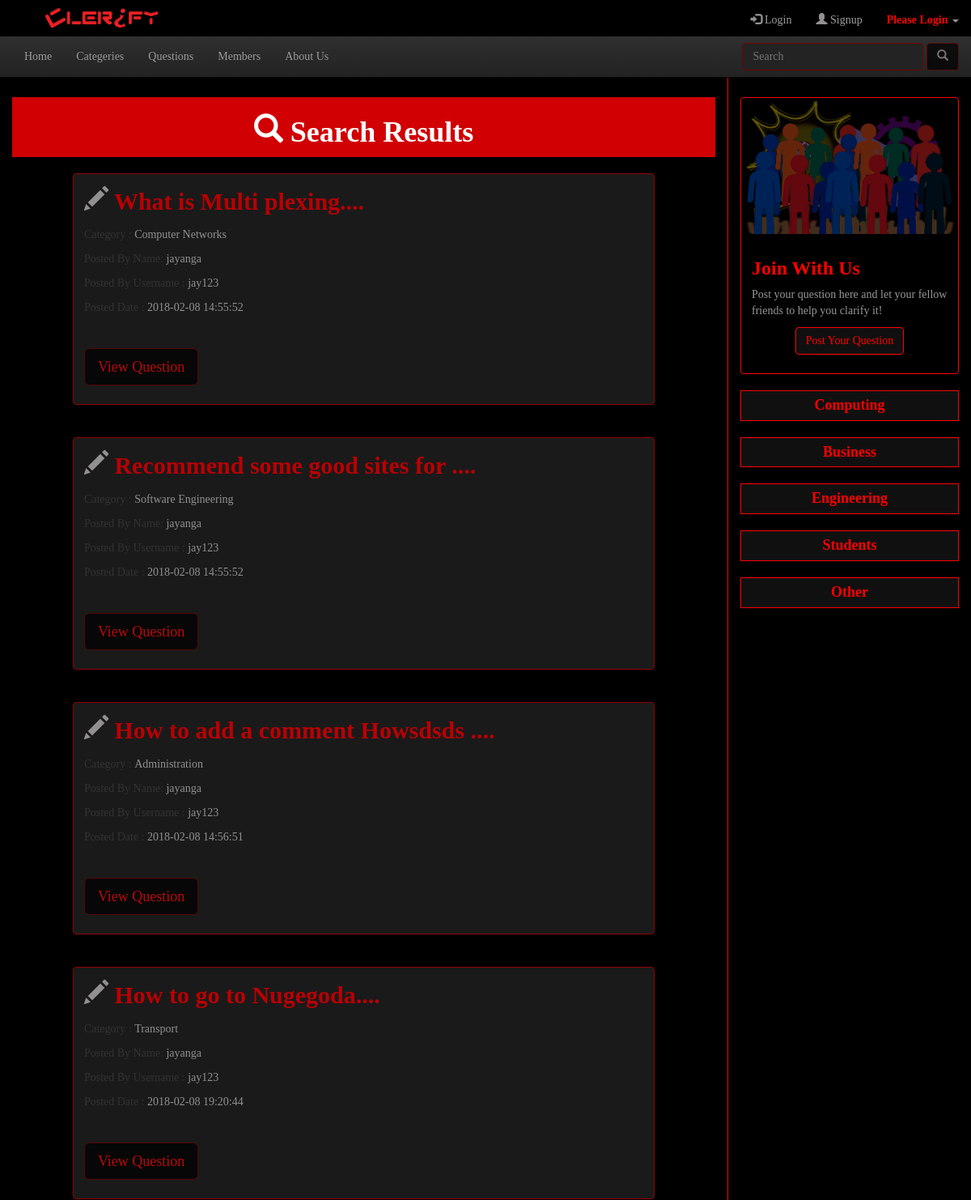
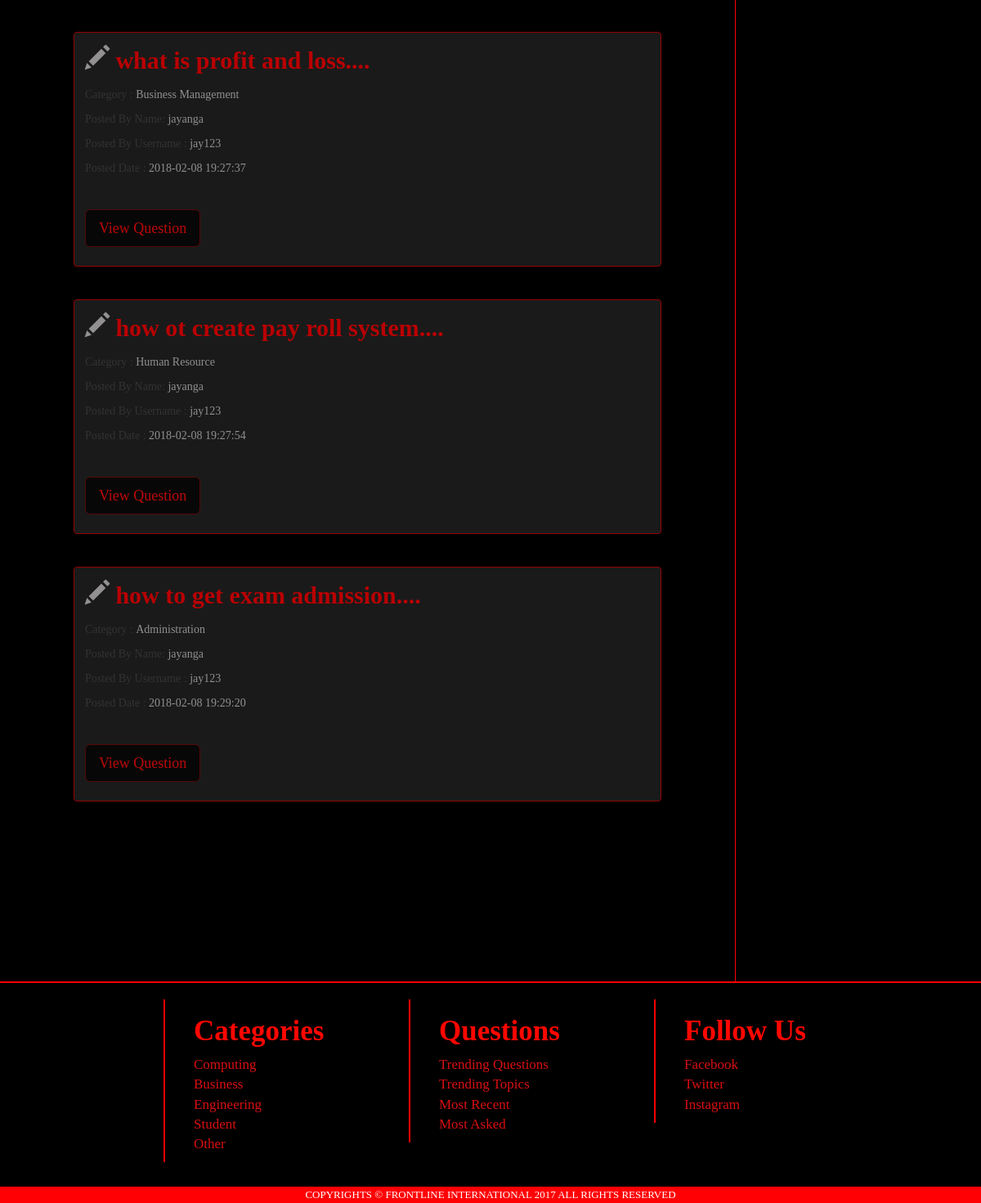
Screenshot of /search.php with the database file from the repository (2 pictures, top to bottom).
### tables this page shows
CREATE TABLE `questions` (
  `qid` int(6) UNSIGNED NOT NULL,
  `question` varchar(1024) DEFAULT NULL,
  `category` varchar(255) DEFAULT NULL,
  `post_date` timestamp NOT NULL DEFAULT CURRENT_TIMESTAMP ON UPDATE CURRENT_TIMESTAMP,
  `mid` int(11) DEFAULT NULL,
  `mname` varchar(255) DEFAULT NULL,
  `musername` varchar(248) DEFAULT NULL
);

### search.php (the view, shortened to what this page needs)
<!DOCTYPE html>
<html lang="en">
  <head>
    <link href="css/bootstrap.css" rel="stylesheet">
    <link href="css/bootstrap-theme.css" rel="stylesheet">
    <link type="text/css" rel="stylesheet" href="css/header.css">
    <link type="text/css" rel="stylesheet" href="css/Slide Show.css">
    <link type="text/css" rel="stylesheet" href="css/footer.css">
    <link type="text/css" rel="stylesheet" href="css/login Singup.css">
    <link type="text/css" rel="stylesheet" href="css/mid-section.css">
   	 <link href="fonts/IndieFlower.ttf" rel="stylesheet">
  </head>
  <body bgcolor="#000000">
  		<nav class="navbar navbar-inverse navbar-fixed-top">
  		  	  <?php include"header.php" ?>
			  <div class="container-fluid">
				<div class="collapse navbar-collapse" id="bs-example-navbar-collapse-1">
				  <ul class="nav navbar-nav">
				    <li ><a href="index.php" >Home</a></li>
				 	<li><a href="Categories.php">Categeries</a></li>
					<li><a href="Questions.php">Questions</a></li>
					<li><a href="Members.php" >Members</a></li>
					<li><a href="About.php">About Us</a></li>
				  </ul>
				   <form class="navbar-form navbar-right" method="post" action="search.php">
					<div class="form-group ">
					  <input type="text" class="form-controlx" placeholder="Search" name="search">
					</div>
					<button type="submit" class="btn btn-dangerx"><span class="glyphicon glyphicon-search"></span></button>
				  </form>
				</div>
			  </div>
			</nav>
    <div class="container-fluid">
    <div class="row" style="background-color: #000000">
        <div class="col-lg-9 col-md-9 col-sm-12 col-xs-12 " style="border-right: 1px solid #FF0004; min-height: 1800px;">
        	<div class="col-lg-12 col-md-12 col-sm-12 col-xs-12 heading "  >
   				<h1 class="text-center"><span class='glyphicon glyphicon-search' style='color:white'></span> Search Results</h1>
        	</div>
        <div class="row">
        <?php
			include 'dbh.php';
			$search=$_POST['search'];
			$sql="SELECT SUBSTRING(question, 1,30) AS question,category,mname,post_date,musername,qid  FROM `questions`  WHERE question LIKE '%".$search."%'";
			$result=$conn->query($sql);
            if($result->num_rows>0){
				while($row = $result->fetch_assoc())
				{
					echo
        	'<div class="col-lg-10 col-lg-push-1 col-md-10 col-md-push-1 col-sm-12 col-xs-12" style="margin-top: 20px;" >
						<div class="thumbnail" style="background-color: #1A1A1A ; border: 1px #930002 solid">
						  <div class="caption">
							<p style="font-weight:bold; color: #B90003; font-size: 30px;" ><span class="glyphicon glyphicon-pencil"></span> '.$row["question"].'....</p>
							<p>Category : <span>'.$row["category"].'</span></p>
							<p>Posted By Name: <span>'.$row["mname"].'</span></p>
							<p>Posted By Username : <span>'.$row["musername"].'</span>
							<p>Posted Date : <span>'.$row["post_date"].'</span></p><br>
							<p>
							<form action="view ques.php" method="Post">
							<button type="submit"" class="btn btn-dangerx btn-lg" name="view" >View Question</button>
							<input type="hidden" value="'.$row['qid'].'" name="qid">
							</form>
							</p>
						  </div>
						</div>
			</div>';
				}
			}else{
							   echo "0 results";
						   }
			?>
		</div>
        	<div class="col-lg-12 col-md-12 col-sm-12 col-xs-12 " style="height: 200px">
        	</div>
		</div>
    	<div class="col-lg-3 col-md-3 hidden-sm hidden-xs sections">
			<div  style=" margin-top: 120px; ">
				  <div>
					<div class="thumbnail"  style="background-color:#000000; border:  solid 1px red; ">
					  <img src="img/search-button-imagev.png" alt="...">
					  <div class="caption">
						<h3 style="font-weight: bolder; color: red">Join With Us</h3>
						<p style=" color:#979797">Post your question here and let your fellow friends to help you clarify it!</p>
						<p class="text-center">
							<?php  if(isset($_SESSION['username'])){
								echo'<a href="What is your question.php" class="btn bg-dangerxx" role="button" >Post Your Question </a>';
								}
						  		else
						        {
								echo'<a href="#" class="btn bg-dangerxx" role="button" onClick="mydisp();" >Post Your Question </a>';
								}
						  ?>
						</p>
					  </div>
					</div>
				  </div>
			</div>
    		 <div>
    			<div class="bg-dangerxx flip text-white bold">Computing</div>
    		 </div>
    		 <div>
    			<div class="bg-dangerxx flip text-white bold">Business</div>
    		 </div>
    		 <div>
    			<div class="bg-dangerxx flip text-white bold">Engineering</div>
    		 </div>
    		 <div>
    			<div class="bg-dangerxx flip text-white bold">Students</div>
    		 </div>
    		 <div>
    			<div class="bg-dangerxx flip text-white bold">Other</div>
    		 </div>
    		</div>
    </div>
	</div>
   <?php include'Footer.php';?>
  </body>
</html>

### css/header.css (style rules this page uses)
.form-controlx { display: block; width: 100%; height: 34px; padding: 6px 12px; font-size: 14px; line-height: 1.42857143; color: #FF2700; background-color: #232323; background-image: none; border: 1px solid #730001; border-radius: 4px; margin-right: 20px; transition-property:border-color,margin-right, background-color; transition-duration:0.5s,0.5s,0.5s; }

### css/Slide Show.css (style rules this page uses)
.btn-dangerx { color: #FF0004; background-color: #000000; border-color: #6F0001; opacity: 0.7; transition-property:color,border-color, background-color,opacity; transition-duration:0.5s,0.5s,0.5s,0.5s; }

### css/footer.css (style rules this page uses)
span { display: inline-block; color:#929090; }

### css/mid-section.css (style rules this page uses)
.bg-dangerxx { border: #FF0004 solid 1px; background-color: #111010; color: red; transition-property:color,background-color; transition-duration:0.5s,0.5s; }
.flip { margin-top: 20px; }
.panel, .flip { display: block; padding: 5px; text-align: center; width: 100% }
.bold { align-content: center; font-size: 18px; font-weight: bolder; }
.heading { display: block; background-color: #D00003; margin-top: 120px; }
.heading h1 { font-weight: bolder; color: #FDFDFD }

### search.php (style rules this page uses)
* { padding: 0px; margin: 0px; }
body { background-color: black; font-family: 'Indie Flower', cursive; }

### Footer.php (style rules this page uses)
* { padding: 0px; margin: 0px; }
body { background-color: black; font-family: 'Indie Flower', cursive; }

### rows the page displays
questions: question "What is Multi plexing", category "Computer Networks", mname "jayanga", musername "jay123", post_date "2018-02-08 14:55:52"
questions: question "Recommend some good sites for", category "Software Engineering", mname "jayanga", musername "jay123", post_date "2018-02-08 14:55:52"
questions: question "How to add a comment Howsdsds", category "Administration", mname "jayanga", musername "jay123", post_date "2018-02-08 14:56:51"
questions: question "How to go to Nugegoda", category "Transport", mname "jayanga", musername "jay123", post_date "2018-02-08 19:20:44"
questions: question "what is profit and loss", category "Business Management", mname "jayanga", musername "jay123", post_date "2018-02-08 19:27:37"
questions: question "how ot create pay roll system", category "Human Resource", mname "jayanga", musername "jay123", post_date "2018-02-08 19:27:54"
questions: question "how to get exam admission", category "Administration", mname "jayanga", musername "jay123", post_date "2018-02-08 19:29:20"
